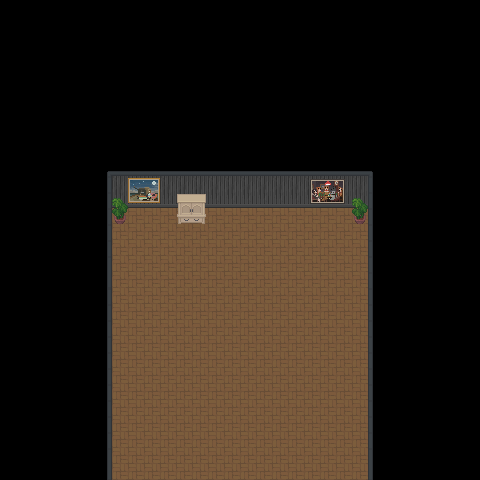

Below is a game level as drawn by its tile map, then a one-line description and the .tmx that defines it (tile-layer data replaced by summaries):
An orthogonal 30x30 tile map with 16x16 px tiles, 5 tile layers (Floor, Walls, Objects, Dresser, ...), 4 tilesets.

<map version="1.10" tiledversion="1.10.1" orientation="orthogonal" renderorder="right-down" width="30" height="30" tilewidth="16" tileheight="16" infinite="0" nextlayerid="6" nextobjectid="1">
 <tileset firstgid="1" source="Floors and Walls.tsx" />
 <tileset firstgid="2041" source="Decorations.tsx" />
 <tileset firstgid="4381" source="Storage.tsx" />
 <tileset firstgid="5389" source="Couches.tsx" />
 <layer id="1" name="Floor" width="30" height="30">
  <data>[900 cells, 272 non-empty, 1 distinct tile ids]</data>
 </layer>
 <layer id="2" name="Walls" width="30" height="30">
  <data>[900 cells, 32 non-empty, 2 distinct tile ids]</data>
 </layer>
 <layer id="4" name="Objects" width="30" height="30">
  <data>[900 cells, 14 non-empty, 12 distinct tile ids]</data>
 </layer>
 <layer id="5" name="Dresser" width="30" height="30">
  <data>[900 cells, 4 non-empty, 4 distinct tile ids]</data>
 </layer>
 <layer id="3" name="Wall Top" width="30" height="30">
  <data>[900 cells, 56 non-empty, 7 distinct tile ids]</data>
 </layer>
</map>
